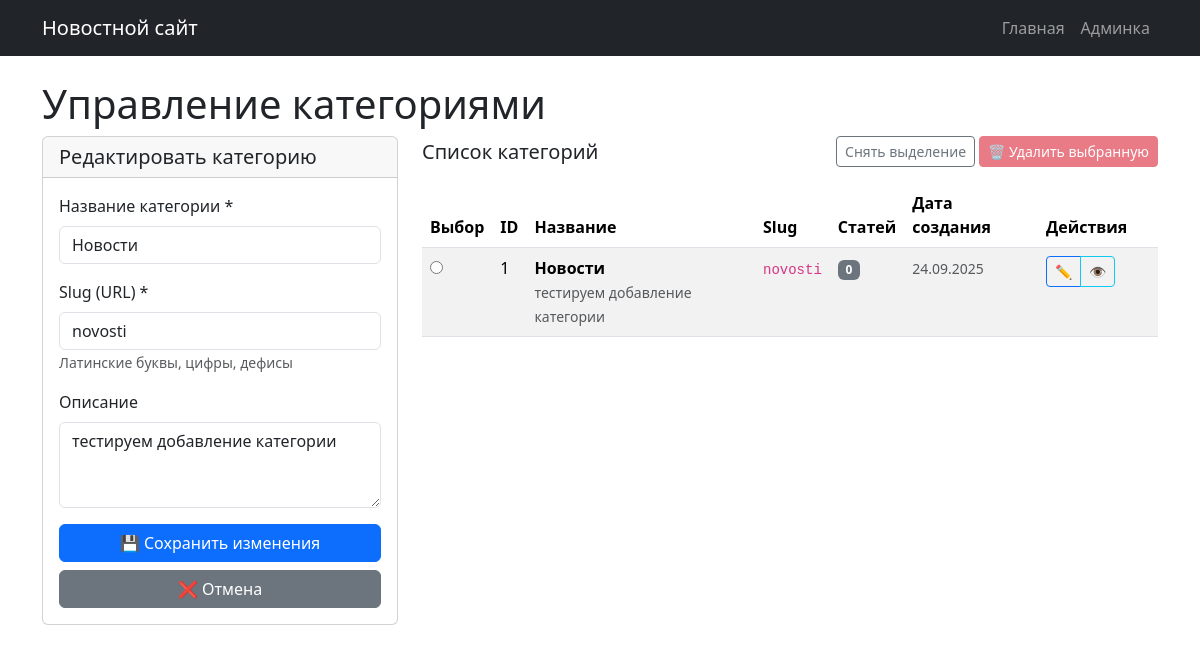
/admin/categories.php?edit=1, run on the app's committed database.
### tables this page shows
CREATE TABLE categories (
            id INTEGER PRIMARY KEY AUTOINCREMENT,
            name VARCHAR(100) NOT NULL UNIQUE,
            slug VARCHAR(100) NOT NULL UNIQUE,
            description TEXT,
            created_at DATETIME DEFAULT CURRENT_TIMESTAMP
        );

### includes/functions.php (called while the page is built, shortened)
<?php
function getCategoryById($id) {
    $db = new Database();
    $pdo = $db->getConnection();
    $stmt = $pdo->prepare("SELECT * FROM categories WHERE id = ?");
    $stmt->execute([$id]);
    return $stmt->fetch(PDO::FETCH_ASSOC);
}
function getCategoriesWithArticlesCount() {
    $db = new Database();
    $pdo = $db->getConnection();
    $stmt = $pdo->query("
        SELECT c.*, COUNT(a.id) as articles_count
        FROM categories c
        LEFT JOIN articles a ON c.id = a.category_id
        GROUP BY c.id
        ORDER BY c.name
    ");
    return $stmt->fetchAll(PDO::FETCH_ASSOC);
}
?>

### admin/categories.php (the view, shortened to what this page needs)
<?php
require_once '../includes/functions.php';
$categories = getCategoriesWithArticlesCount();
include '../includes/header.php';
?>
<h1>Управление категориями</h1>
<div class="row">
    <div class="col-md-4">
        <div class="card">
            <div class="card-header">
                <h5 class="card-title mb-0"><?php echo isset($_GET['edit']) ? 'Редактировать категорию' : 'Добавить категорию'; ?></h5>
            </div>
            <div class="card-body">
                <?php
                $edit_category = null;
                if (isset($_GET['edit'])) {
                    $edit_category = getCategoryById($_GET['edit']);
                }
                ?>
                <form method="POST">
                    <div class="mb-3">
                        <label for="name" class="form-label">Название категории *</label>
                        <input type="text" class="form-control" id="name" name="name"
                               value="<?php echo $edit_category['name'] ?? ''; ?>" required>
                    </div>
                    <div class="mb-3">
                        <label for="slug" class="form-label">Slug (URL) *</label>
                        <input type="text" class="form-control" id="slug" name="slug"
                               value="<?php echo $edit_category['slug'] ?? ''; ?>" required>
                        <small class="text-muted">Латинские буквы, цифры, дефисы</small>
                    </div>
                    <div class="mb-3">
                        <label for="description" class="form-label">Описание</label>
                        <textarea class="form-control" id="description" name="description" rows="3"><?php echo $edit_category['description'] ?? ''; ?></textarea>
                    </div>
                    <div class="d-grid gap-2">
                        <?php if ($edit_category): ?>
                            <button type="submit" name="edit_category" class="btn btn-primary">💾 Сохранить изменения</button>
                            <a href="categories.php" class="btn btn-secondary">❌ Отмена</a>
                        <?php else: ?>
                            <button type="submit" name="add_category" class="btn btn-success">➕ Добавить категорию</button>
                        <?php endif; ?>
                    </div>
                </form>
            </div>
        </div>
    </div>
    <div class="col-md-8">
        <form method="POST" id="categories-form">
            <div class="d-flex justify-content-between align-items-center mb-3">
                <h5 class="mb-0">Список категорий</h5>
                <div>
                    <button type="button" class="btn btn-outline-secondary btn-sm" id="deselect-all">
                        Снять выделение
                    </button>
                    <button type="submit" name="delete_selected" class="btn btn-danger btn-sm" id="delete-selected" disabled>
                        🗑️ Удалить выбранную
                    </button>
                </div>
            </div>
            <div class="table-responsive">
                <table class="table table-striped">
                    <thead>
                        <tr>
                            <th width="40">Выбор</th>
                            <th>ID</th>
                            <th>Название</th>
                            <th>Slug</th>
                            <th>Статей</th>
                            <th>Дата создания</th>
                            <th width="120">Действия</th>
                        </tr>
                    </thead>
                    <tbody>
                        <?php if (empty($categories)): ?>
                            <tr>
                                <td colspan="7" class="text-center text-muted py-4">
                                    Категории пока не добавлены
                                </td>
                            </tr>
                        <?php else: ?>
                            <?php foreach ($categories as $category): ?>
                            <tr>
                                <td>
                                    <input type="radio" name="selected_category" value="<?php echo $category['id']; ?>"
                                           class="category-radio">
                                </td>
                                <td><?php echo $category['id']; ?></td>
                                <td>
                                    <strong><?php echo htmlspecialchars($category['name']); ?></strong>
                                    <?php if ($category['description']): ?>
                                        <br><small class="text-muted"><?php echo htmlspecialchars($category['description']); ?></small>
                                    <?php endif; ?>
                                </td>
                                <td>
                                    <code><?php echo htmlspecialchars($category['slug']); ?></code>
                                </td>
                                <td>
                                    <span class="badge bg-<?php echo $category['articles_count'] > 0 ? 'primary' : 'secondary'; ?>">
                                        <?php echo $category['articles_count']; ?>
                                    </span>
                                </td>
                                <td>
                                    <small class="text-muted">
                                        <?php echo date('d.m.Y', strtotime($category['created_at'])); ?>
                                    </small>
                                </td>
                                <td>
                                    <div class="btn-group btn-group-sm">
                                        <a href="categories.php?edit=<?php echo $category['id']; ?>"
                                           class="btn btn-outline-primary" title="Редактировать">
                                            ✏️
                                        </a>
                                        <a href="../category.php?slug=<?php echo $category['slug']; ?>"
                                           target="_blank" class="btn btn-outline-info" title="Просмотреть">
                                            👁️
                                        </a>
                                    </div>
                                </td>
                            </tr>
                            <?php endforeach; ?>
                        <?php endif; ?>
                    </tbody>
                </table>
            </div>
        </form>
    </div>
</div>
<?php include '../includes/footer.php'; ?>

### data on the page
categories: name "Новости", slug "novosti", description "тестируем добавление категории", id "1", articles_count "0", created_at "24.09.2025"
